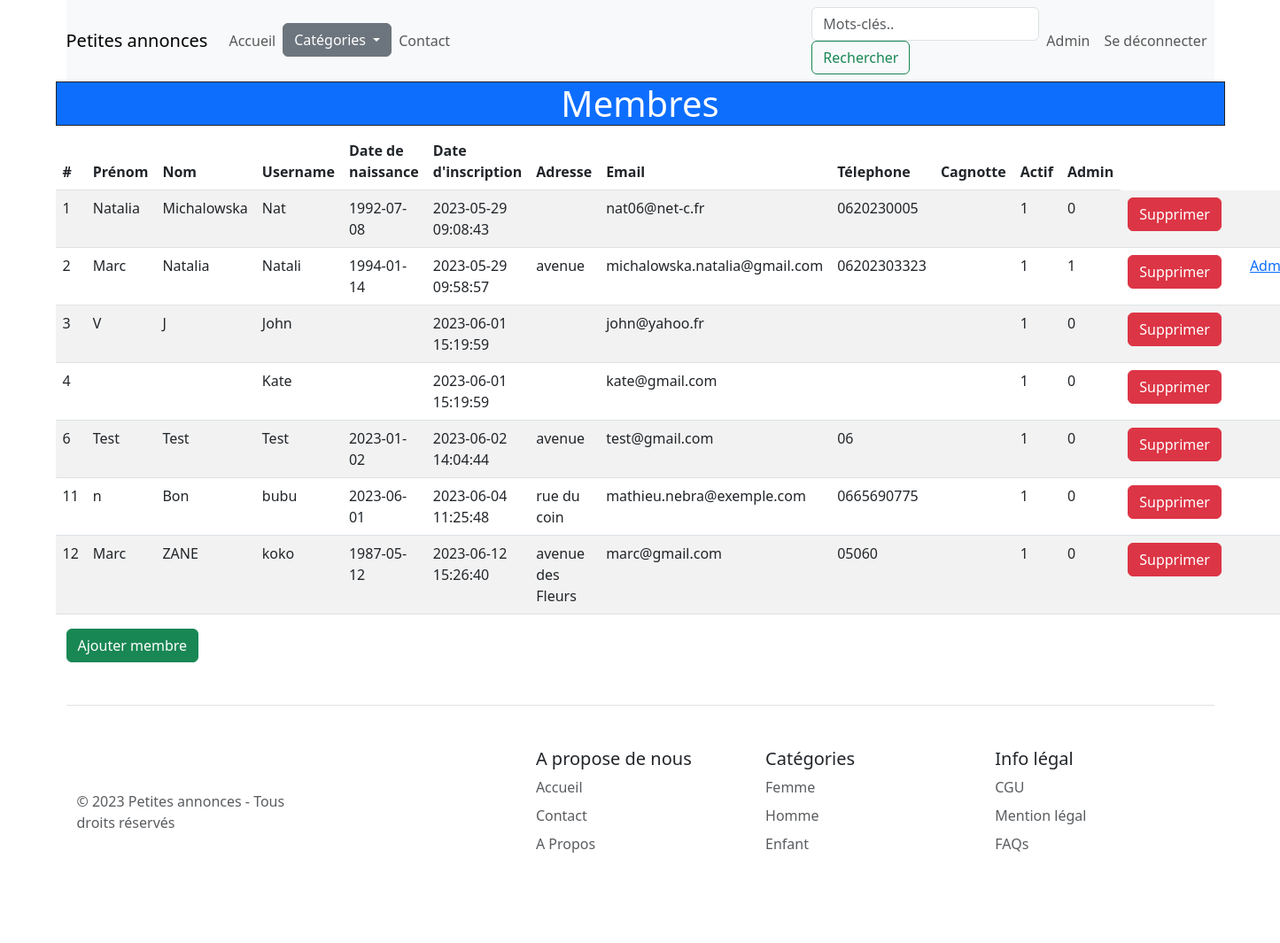
The app's page /index.php?p=membres (signed in), older data.
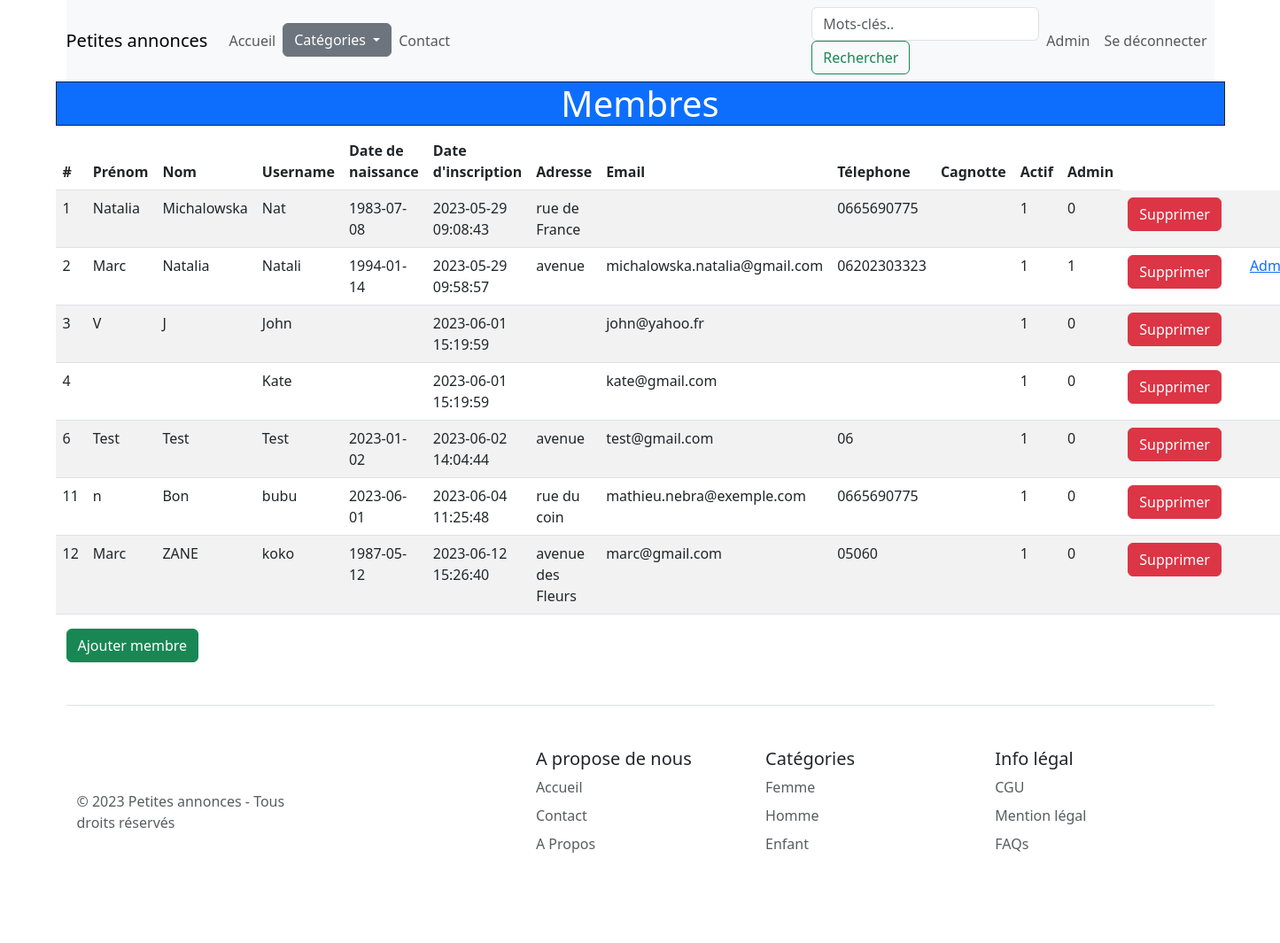
The same page, newer data.
### tables this page shows
CREATE TABLE IF NOT EXISTS `membres` (
  `id` int UNSIGNED NOT NULL AUTO_INCREMENT,
  `is_admin` tinyint NOT NULL DEFAULT '0',
  `actif` int DEFAULT '1',
  `username` varchar(150) NOT NULL,
  `email` varchar(250) NOT NULL,
  `password` varchar(250) NOT NULL,
  `nom` varchar(150) DEFAULT NULL,
  `prenom` varchar(150) DEFAULT NULL,
  `date_naissance` date DEFAULT NULL,
  `telephone` varchar(20) DEFAULT NULL,
  `adresse` varchar(250) DEFAULT NULL,
  `code_postal` mediumint DEFAULT NULL,
  `ville` varchar(150) DEFAULT NULL,
  `date_inscription` datetime NOT NULL DEFAULT CURRENT_TIMESTAMP,
  `token` varchar(250) DEFAULT NULL,
  `date_validite_token` timestamp NULL DEFAULT NULL,
  `cagnotte` float UNSIGNED DEFAULT NULL,
  `date_update` datetime DEFAULT NULL,
  `avatar` varchar(100) NOT NULL,
  PRIMARY KEY (`id`)
);

### views/Admin/membres.php (the view, shortened to what this page needs)
<?php
    try {
        $db = connect();
        $membersQuery = $db->query('SELECT * FROM membres ORDER BY date_inscription LIMIT 10');
        $members = $membersQuery->fetchAll(PDO::FETCH_ASSOC);;
    } catch (Exception $e) {
        echo $e->getMessage();
    }
?>
<div class='row'>
    <h1 class='col-md-12 text-center border border-dark text-white bg-primary'>Membres</h1>
    <table class='table table-striped'>
        <thead>
            <tr>
                <th scope='col'>#</th>
                <th scope='col'>Prénom</th>
                <th scope='col'>Nom</th>
                <th scope='col'>Username</th>
                <th scope='col'>Date de naissance</th>
                <th scope='col'>Date d'inscription</th>
                <th scope='col'>Adresse</th>
                <th scope='col'>Email</th>
                <th scope='col'>Télephone</th>
                <th scope='col'>Cagnotte</th>
                <th scope='col'>Actif</th>
                <th scope='col'>Admin</th>
            </tr>
        </thead>
        <tbody>
            <?php foreach ($members as $member) : ?>
                <tr>
                    <td><?= $member['id'] ?></td>
                    <td><?= htmlentities($member['prenom'] ?? '') ?></td>
                    <td><?= htmlentities($member['nom'] ?? '') ?></td>
                    <td><?= htmlentities($member['username'] ?? '') ?></td>
                    <td><?= htmlentities($member['date_naissance'] ?? '') ?></td>
                    <td><?= htmlentities($member['date_inscription'] ?? '') ?></td>
                    <td><?= htmlentities($member['adresse'] ?? '') ?></td>
                    <td><?= htmlentities($member['email'] ?? '') ?></td>
                    <td><?= htmlentities($member['telephone'] ?? '') ?></td>
                    <td><?= htmlentities($member['cagnotte'] ?? '') ?></td>
                    <td><?= htmlentities($member['actif'] ?? '') ?></td>
                    <td><?= htmlentities($member['is_admin'] ?? '') ?></td>
                    <td>
                        <a class='btn btn-danger' href='index.php?p=membre_del&id=<?= $member['id'] ?>' role='button'>Supprimer</a>
                    </td>
                    <td>
                    </td>
                    <td>
                    <?php if($member['is_admin']==1)
                    { ?><a class='' href='membre_valide.php?id=<?= $member['id'] ?>' role='button'>Admin</a><?php } ?>
                    </td>
                </tr>
            <?php endforeach; ?>
        </tbody>
    </table>
</div>
<div class='row'>
    <div class='col'>
        <a class='btn btn-success' href='index.php?p=membre_form' role='button'>Ajouter membre</a>
    </div>
</div>

### views/common/header.php (shortened to what this page needs)
<!DOCTYPE html>
<html lang="fr">
<head>
<link href="https://cdn.jsdelivr.net/npm/bootstrap@5.3.0-alpha3/dist/css/bootstrap.min.css" rel="stylesheet">
</head>
<body>
<div class="container" id="top">

### views/common/navbar.php (shortened to what this page needs)
<?php
$keyword = htmlspecialchars($_GET['keyword'] ?? "");
?>
<nav class="navbar navbar-expand-lg navbar-light bg-light">
    <a class="navbar-brand" href="index.php?p=home">
      Petites annonces
    </a>
  <div class="collapse navbar-collapse" id="navbarSupportedContent">
    <ul class="navbar-nav mr-auto">
      <li class="nav-item active">
        <a class="nav-link" href="index.php?p=home">
          Accueil
          <span class="sr-only"></span></a>
      </li>
  <div class="dropdown">
    <button class="btn btn-secondary dropdown-toggle" type="button" data-bs-toggle="dropdown" aria-expanded="false">
        Catégories
    </button>
  </div>
      <li class="nav-item">
        <a class="nav-link" href="index.php?p=contact">
          Contact
        </a>
      </li>
      <li class="nav-item">
        <a class="nav-link" href=""></a>
      </li>
    </ul>
  </div>
    <form method="GET" action="" class="form-inline my-2 my-lg-0">
      <input class="form-control mr-sm-2" type="search" name="keyword" value="<?= $keyword ?>"   placeholder="Mots-clés.." aria-label="Search">
      <button class="btn btn-outline-success my-2 my-sm-0" type="submit" name="submit">Rechercher</button>
    </form>
<?php if($logged){
        if($_SESSION['is_admin']==1){
?>
          <ul class="navbar-nav ml-auto">
            <li class="nav-item active">
              <a class="nav-link" href="index.php?p=admin">
                <span class="sr-only">Admin</span>
              </a>
            </li>
            <li class="nav-item active">
              <a class="nav-link" href="index.php?p=deconnect">
                <span class="sr-only">Se déconnecter</span>
              </a>
            </li>
          </ul>
<?php }} ?>
  </nav>

### index.php (shortened to what this page needs)
<?php
$p = $_GET['p'] ?? "";
$logged = $_SESSION['is_login'] ?? false;
include __DIR__."/views/common/header.php";
include __DIR__."/views/common/navbar.php";
switch ($p) {
	case 'membres':
		include "views/Admin/membres.php";
		break;
}
include __DIR__."/views/common/footer.php";
?>

### views/common/footer.php
<div class="container">
<footer class="row row-cols-1 row-cols-sm-2 row-cols-md-5 py-5 my-5 border-top">
    <div class="col mb-3">
      <a href="/" class="d-flex align-items-center mb-3 link-body-emphasis text-decoration-none">
        <svg class="bi me-2" width="40" height="32"><use xlink:href="#bootstrap"/></svg>
      </a>
      <p class="text-body-secondary">&copy; 2023 Petites annonces - Tous droits réservés</p>
    </div>
    <div class="col mb-3">
    </div>
    <div class="col mb-3">
      <h5>A propose de nous</h5>
      <ul class="nav flex-column">
        <li class="nav-item mb-2"><a href="index.php?p=home" class="nav-link p-0 text-body-secondary">Accueil</a></li>
        <li class="nav-item mb-2"><a href="index.php?p=contact" class="nav-link p-0 text-body-secondary">Contact</a></li>
        <li class="nav-item mb-2"><a href="#" class="nav-link p-0 text-body-secondary">A Propos</a></li>
      </ul>
    </div>
    <div class="col mb-3">
      <h5>Catégories</h5>
      <ul class="nav flex-column">
        <li class="nav-item mb-2"><a href="#" class="nav-link p-0 text-body-secondary">Femme</a></li>
        <li class="nav-item mb-2"><a href="#" class="nav-link p-0 text-body-secondary">Homme</a></li>
        <li class="nav-item mb-2"><a href="#" class="nav-link p-0 text-body-secondary">Enfant</a></li>
      </ul>
    </div>
    <div class="col mb-3">
      <h5>Info légal</h5>
      <ul class="nav flex-column">
        <li class="nav-item mb-2"><a href="#" class="nav-link p-0 text-body-secondary">CGU</a></li>
        <li class="nav-item mb-2"><a href="#" class="nav-link p-0 text-body-secondary">Mention légal</a></li>
        <li class="nav-item mb-2"><a href="#" class="nav-link p-0 text-body-secondary">FAQs</a></li>
      </ul>
    </div>
  </footer>
</div>
</body>
</html>

Row changes from the older to the newer data that the page shows:
changed membres "Michalowska": date_naissance "1992-07-08" → "1983-07-08"; adresse (not shown) → "rue de France"; telephone "0620230005" → "0665690775"; email "nat06@net-c.fr" → (not shown)
